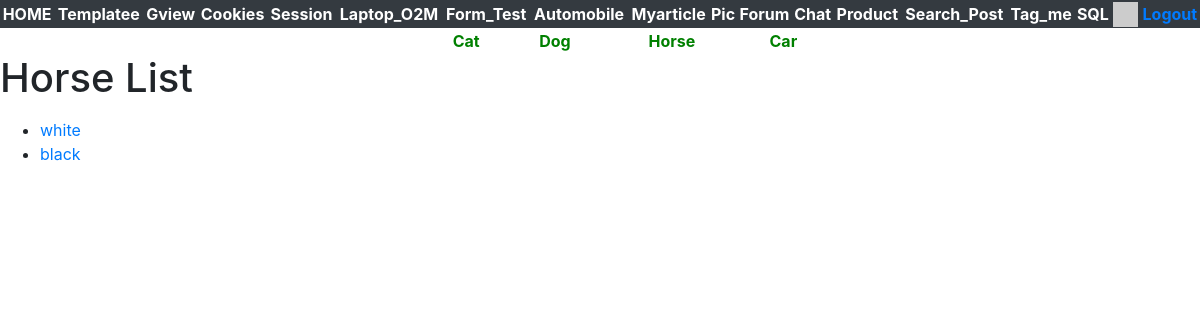
Before: /gview/horses (signed in) with the older database file.
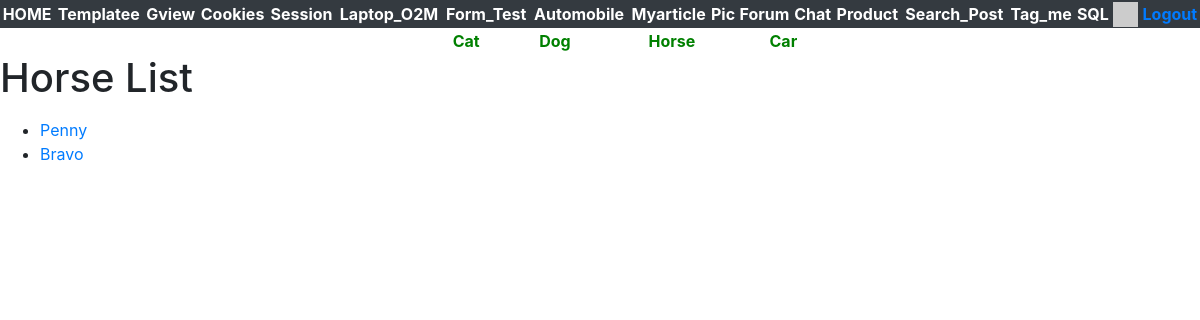
After: the same page with the newer database file.
### gview/models.py (models this page shows, shortened)
class Horse(models.Model):
    name = models.CharField(max_length=200,db_index=True,help_text='Horse name')

### gview/views.py (the view)
# urls.py: path('horses',views.HorseListView.as_view(),name='horses'),
class HorseListView(CatListView):
    model = Horse

### gview/views.py (called while the page is built)
    def get(self,request):
        modelname = self.model._meta.verbose_name.title().lower()
        stuff = self.model.objects.all()
        cntx = {modelname+'_list':stuff}
        return render(request,'gview/'+modelname+'_list.html',cntx)

### home/context_processors.py (called while the page is built)
def settings(request):
    return {
        'settings': django_settings,
    }

### home/templatetags/app_tags.py (called while the page is built)
@register.filter(name='gravatar')
def gravatar(user, size=35):
    email = str(user.email.strip().lower()).encode('utf-8')
    email_hash = md5(email).hexdigest()
    url = "//www.gravatar.com/avatar/{0}?s={1}&d=identicon&r=PG"
    return url.format(email_hash, size)

### gview/templates/gview/horse_list.html
{% extends "gview/base.html" %}
{% block content %}
<h1>Horse List</h1>
<p>
    {% if horse_list %}
<ul>
    {% for horse in horse_list %}
    <li>
        <a href={% url 'gview:horse' horse.id %}>{{horse.name}}</a>
    </li>
    {% endfor %}
</ul>
{% else %}
<p>There are no horses in the database.</p>
{% endif %}
</p>
{% endblock %}

Changed rows visible on the page:
removed Horse: name "white"
removed Horse: name "black"
added Horse: name "Penny"
added Horse: name "Bravo"
